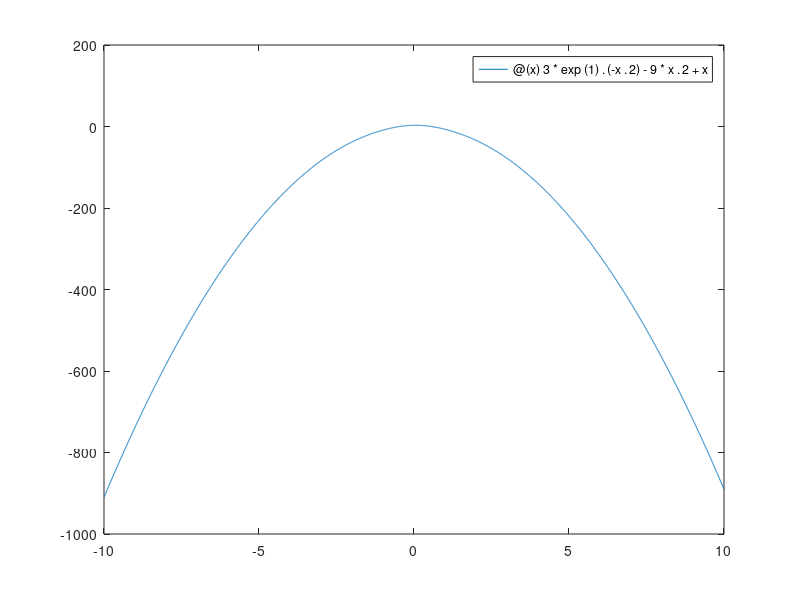

The MATLAB source for this figure:
%% D1

p = [1 3 -87 -307 822 2160];
x = roots(p)
y = polyval(p, x)

%% D2

p = poly([-5 -4 2 8]);
x = linspace(-50, 50);

plot(x, polyval(p, x));
axis([-50, 50, -750, 750]);

%% D3

f = @(t) 4*sin(3*t) + 3*exp(1).^(-0.5*t);
S = integral(f, 1.4, 3.1)

%% D4

g = @(x) cos(exp(1).^x)./(1 - x);
min = fminbnd(g, 2, 3);
y = g(min);

fprintf('Min: x = %d\ng(x) = %d\n', min, y);

x = linspace(2, 3);
plot(x, g(x));
grid on;

%% D5

h = @(x) 3*exp(1).^(-x.^2) - 9*x.^2 + x;
g = @(x) -h(x);

fplot(h, [-10 10]);

x_roots = [fzero(h, 0) fzero(h, 0.2)]
y_roots = g(x_roots)

max = fminbnd(g, -50, 50)
ymax = h(max)

%% D6

rows = 7;
M = eye(rows) + 5*diag(ones(rows-1, 1), 1) + 5*diag(ones(rows-1, 1), -1)